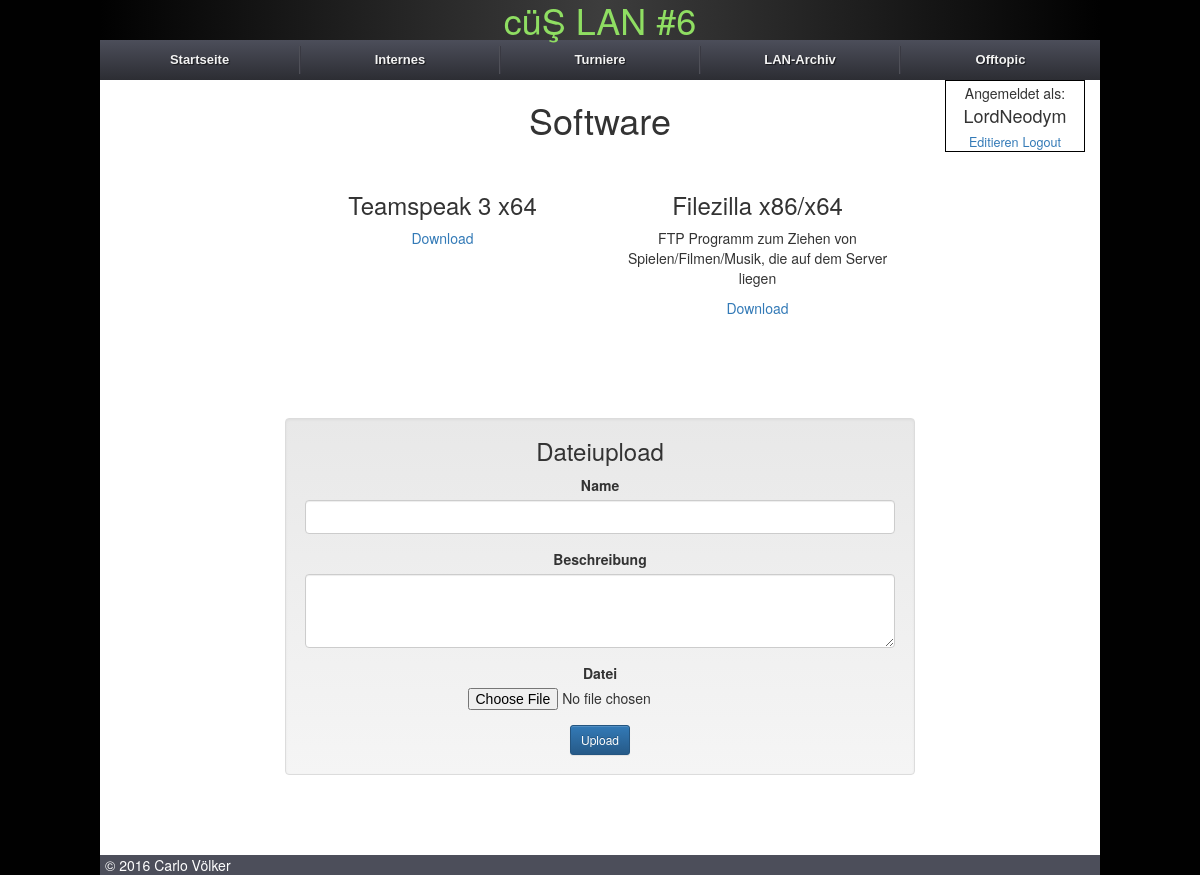
The app's page /software/ (signed in), older data.
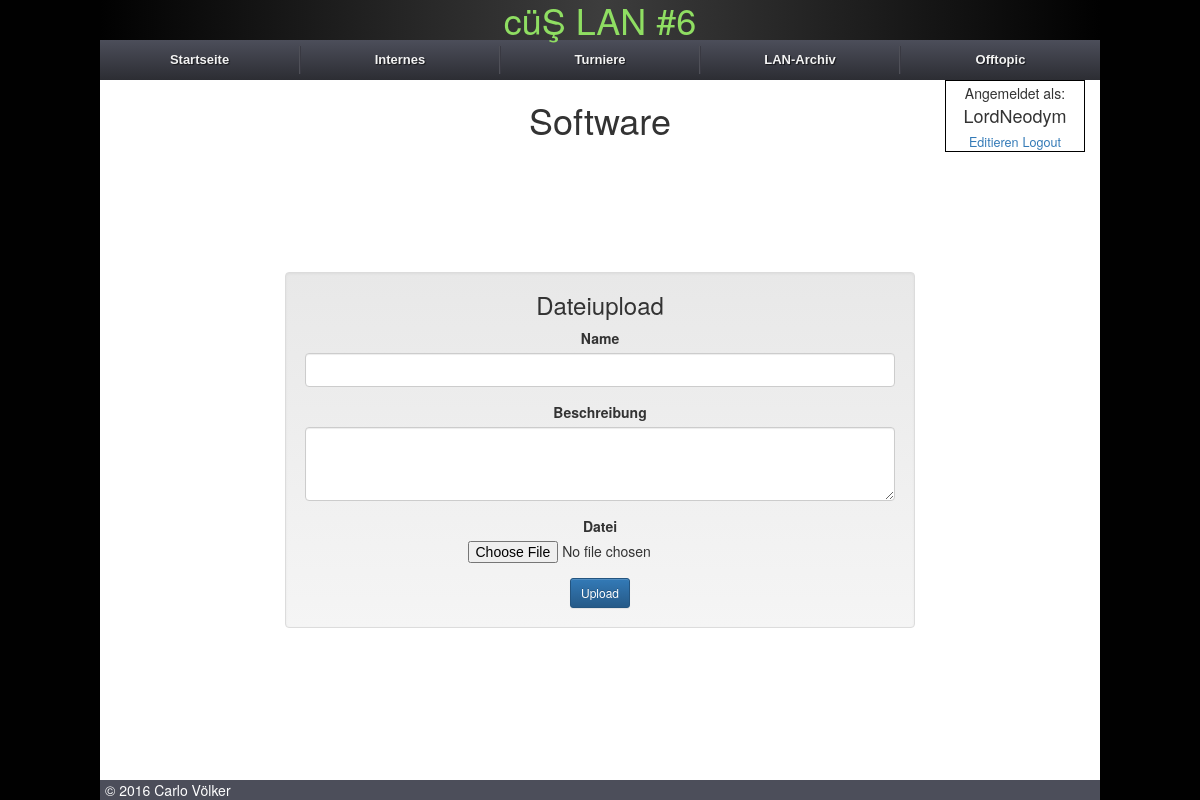
The same page, newer data.
### core/models.py (models this page shows, shortened)
class Software(models.Model):
    name = models.CharField(verbose_name="Name", max_length=255, null=False, blank=False)
    file = models.FileField(verbose_name="Dateiupload", upload_to='software')
    description = models.TextField(verbose_name="Beschreibung", max_length=255, null=True, blank=True)
    uploaded_at = models.DateTimeField(auto_now_add=True)
    class Meta:
        verbose_name = "Software"
        verbose_name_plural = "Software"
        app_label = "core"

### core/views.py (the view)
# urls.py: url(r'^software/$', views.software, name='software'),
@login_required(login_url="/login/")
def software(request):
    context = RequestContext(request)
    software = Software.objects.all()
    if request.method == 'POST':
        form = SoftwareForm(request.POST, request.FILES)
        if form.is_valid():
            form.save()
            return redirect('software')
    else:
        form = SoftwareForm()
    return render_to_response('software.html', {'form': form, 'software': software}, context_instance=context)

### core/forms.py
class SoftwareForm(forms.ModelForm):
    class Meta:
        model = Software
        fields = ('name', 'file', 'description',)

### core/context_processors.py (called while the page is built)
def intranet_processor(request):
    content = {}
    activeMeta = IntranetMeta.objects.filter(active=True)
    if activeMeta:
        lan_name = activeMeta[0]
    else:
        lan_name = IntranetMeta.objects.all().order_by("-lan_id")[0]
    content['lan_name'] = lan_name
    lanparties = IntranetMeta.objects.all().exclude(id=lan_name.id)
    content['lanparties'] = lanparties
    rules = Rules.objects.all()
    content['rules'] = rules
    games = Game.objects.filter(match_game__lan=lan_name).exclude(match_game=None)
    content['games'] = games
    return content

### core/models.py (called while the page is built)
    @property
    def shortenName(self):
        if len(self.user.username) > 12:
            return "{0}...".format(self.user.username[:13])
        return self.user.username

### core/templatetags/helper.py (called while the page is built)
@register.filter(name='has_group')
def has_group(user, group_name):
    group = Group.objects.get(name=group_name)
    return True if group in user.groups.all() else False

@register.filter
def shortenString(value):
    if len(value) > 18:
        return value[:15] + "..."
    return value

### core/templates/software.html (shortened to what this page needs)
{% extends "base.html" %}
{% load helper %}
{% block headline %}
    <h1>Software</h1>
{% endblock %}
{% block body %}
<div class="content">
    <div class="software-download row">
    {% for file in software %}
        <div class="software-download-file col-sm-6">
            <h3>{{ file.name }}</h3>
            <p>{{ file.description }}</p>
            <a href="{{ file.file.url }}">Download</a>
        </div>
    {% endfor %}
    </div>
    {% if user|has_group:"Admin" or user|has_group:"Software-Admin" %}
    <div class="admin_interface well row">
        <h3 class="col-sm-12">Dateiupload</h3>
        <form method="post" enctype="multipart/form-data">
            <div class="form-group">
                <label for="id_name">Name</label>
                <input class="form-control" id="id_name" maxlength="255" name="name" type="text" value="{% if form.name.value %}{{ form.name.value }}{% endif %}">
            </div>
            <div class="form-group">
                <label for="id_description">Beschreibung</label>
                <textarea class="form-control" id="id_description" maxlength="255" name="description" rows="3"></textarea>
            </div>
            <div class="form-group">
                <label for="id_file">Datei</label>
                <input id="id_file" name="file" type="file">
            </div>
            <button class="btn btn-primary btn-sm" type="submit">Upload</button>
        </form>
    </div>
    {% endif %}
</div>
{% endblock %}

Row changes from the older to the newer data that the page shows:
removed Software: name "Teamspeak 3 x64"
removed Software: name "Filezilla x86/x64", description "FTP Programm zum Ziehen von Spielen/Filmen/Musik, die auf dem Server liegen"
